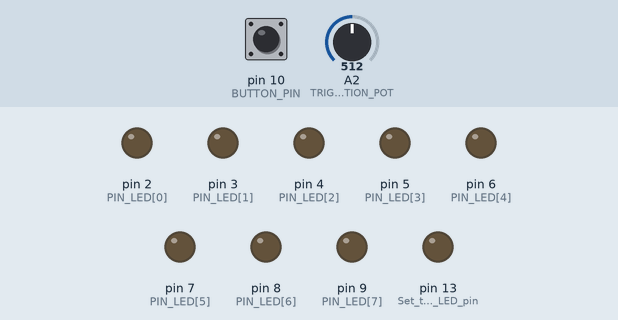
The sketch below on a simulated Arduino Uno, built with avr-gcc and run on an emulated ATmega328P. Shown: output pins drawn as LEDs (lit = HIGH). The inputs (shaded band) are chosen by the test bench; at power-on: pin 10 (BUTTON_PIN) HIGH, A2 (TRIGGER_DURATION_POT) = 512. MIDI output is not drawn; random numbers use the default seed unless the sketch sets one.

Above: at 1.2 s.
1.3 s: pin 10 (BUTTON_PIN) pulled LOW for 0.15 s
At 2.3 s:
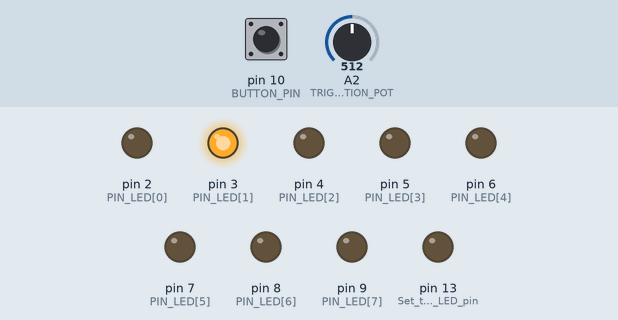
2.9 s: pin 10 (BUTTON_PIN) pulled LOW for 1 s
At 3.5 s:
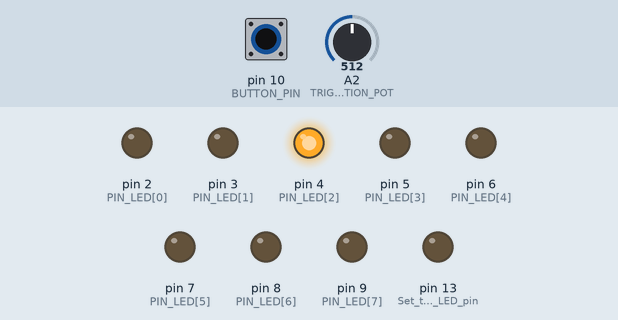
5.4 s: pin 10 (BUTTON_PIN) pulled LOW for 0.15 s
At 6.6 s:
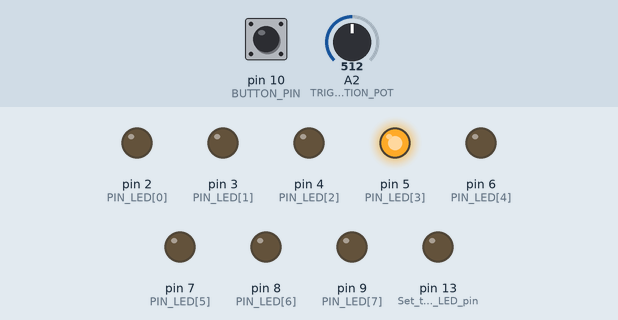
7.0 s: pin 10 (BUTTON_PIN) pulled LOW for 3.2 s
At 7.9 s:
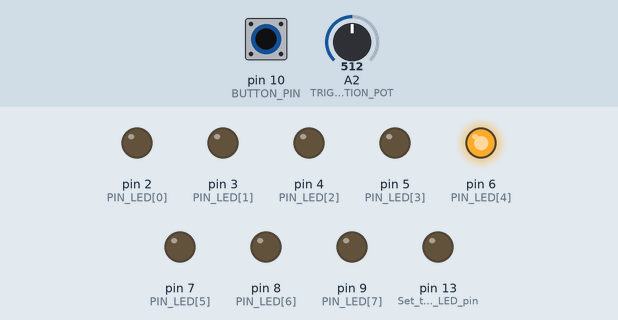
11.7 s: pin 10 (BUTTON_PIN) pulled LOW for 0.15 s
At 12.6 s:
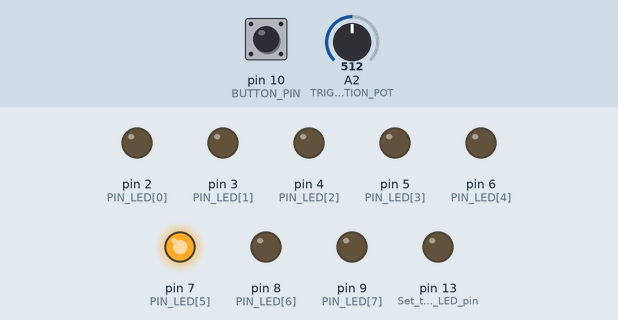
13.3 s: pin 10 (BUTTON_PIN) pulled LOW for 1 s
At 13.9 s:
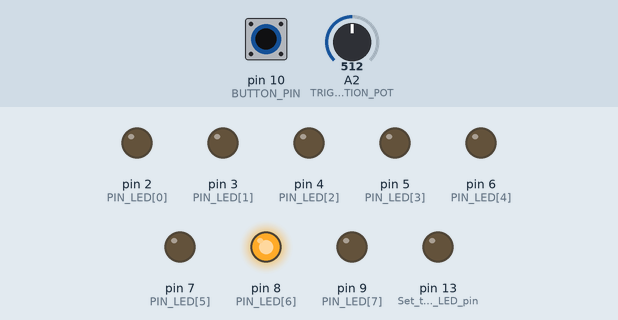
Timing chart, 0 to 16.3 s (numbered marks = the images above; inputs shaded):
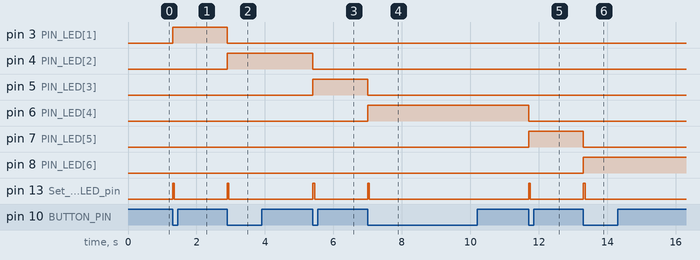

The sketch:

MIDI_8_SEQUENCER_V1_03.ino
```cpp
#include <MIDI.h>

// Define the number of LEDs and their connected pins
#define NUM_OF_LEDS 8
int PIN_LED[NUM_OF_LEDS] = {2, 3, 4, 5, 6, 7, 8, 9};

// Define pins for potentiometers and button
#define PIN_CLOCK_POT A0
#define PIN_STEP_POT A1
#define BUTTON_PIN 10
#define TRIGGER_DURATION_POT A2  // Potentiometer for adjusting trigger duration

// Define clock divisions for BPM adjustments
#define NUM_OF_CLOCK_DIVISIONS 5
int clock_division[] = {1, 3, 6, 12, 24};

// Sequencer state variables
int clock_counter = 0;
int step_counter = 0;
int play_mode = 0;
bool is_playing = false;
bool pingpong_direction = true;

// Trigger duration for LED in milliseconds
unsigned long trigger_duration = 20; // default 20ms, adjustable

// LED blink duration and timing variables in milliseconds
unsigned long lastBlinkTime = 0;
bool isBlinking = false;

// MIDI handling setup
MIDI_CREATE_DEFAULT_INSTANCE();

void setup() {
    for (int i = 0; i < NUM_OF_LEDS; i++) {
        pinMode(PIN_LED[i], OUTPUT);
    }
    pinMode(BUTTON_PIN, INPUT_PULLUP);
    pinMode(TRIGGER_DURATION_POT, INPUT);  // Set the new potentiometer pin as input
    pinMode(13, OUTPUT); // Set the built-in LED pin as an output

    MIDI.begin(MIDI_CHANNEL_OMNI);
    MIDI.setHandleClock(message_clock);
    MIDI.setHandleStart(message_start);
    MIDI.setHandleStop(message_stop);
}

void loop() {
    MIDI.read();

    static bool lastButtonState = HIGH;
    bool buttonState = digitalRead(BUTTON_PIN);

    if (lastButtonState != buttonState && buttonState == LOW) {
        if (is_playing) {
            play_mode = (play_mode + 1) % 4;
            if (play_mode == 2) pingpong_direction = true;
        } else {
            step_counter = (step_counter + 1) % NUM_OF_LEDS;
            light_up_current_step();
        }
    }
    lastButtonState = buttonState;

    // Read the trigger duration potentiometer
    int durationPotValue = analogRead(TRIGGER_DURATION_POT);
    trigger_duration = map(durationPotValue, 0, 1023, 1, 100);  // Adjust trigger duration from 1ms to 100ms

    if (isBlinking && millis() - lastBlinkTime >= trigger_duration) {
        digitalWrite(13, LOW); // Turn off the built-in LED
        isBlinking = false;
    }
}

void light_up_current_step() {
    for (int i = 0; i < NUM_OF_LEDS; i++) {
        digitalWrite(PIN_LED[i], (i == step_counter) ? HIGH : LOW);
    }
    digitalWrite(13, HIGH); // Turn on the built-in LED
    lastBlinkTime = millis(); // Update the last blink time
    isBlinking = true; // Set blinking state to true
}

void message_clock() {
    int step_pot_value = analogRead(PIN_STEP_POT);
    int step_pot_mapped = map(step_pot_value, 0, 1023, 1, NUM_OF_LEDS);
    int clock_pot_value = analogRead(PIN_CLOCK_POT);
    int clock_pot_mapped = map(clock_pot_value, 0, 1023, NUM_OF_CLOCK_DIVISIONS - 1, 0);
    int clock_pot_selected = clock_division[clock_pot_mapped];

    if (clock_counter % clock_pot_selected == 0) {
        if (is_playing) {
            switch (play_mode) {
                case 1: // Reverse
                    step_counter = (step_counter - 1 + step_pot_mapped) % step_pot_mapped;
                    break;
                case 2: // Ping-Pong
                    step_counter += (pingpong_direction ? 1 : -1);
                    if (step_counter >= step_pot_mapped - 1 || step_counter <= 0)
                        pingpong_direction = !pingpong_direction;
                    step_counter = constrain(step_counter, 0, step_pot_mapped - 1);
                    break;
                case 3: // Random
                    step_counter = random(0, step_pot_mapped);
                    break;
                default: // Forward
                    step_counter = (step_counter + 1) % step_pot_mapped;
                    break;
            }
        }
        light_up_current_step();
    }
    clock_counter++;
}

void message_start() {
    is_playing = true;
    step_counter = 0;
    clock_counter = 0;
    pingpong_direction = true;
    light_up_current_step();
}

void message_stop() {
    is_playing = false;
    for (int i = 0; i < NUM_OF_LEDS; i++) {
        digitalWrite(PIN_LED[i], LOW); // Turn off all LEDs
    }
}
```

Measured:
- after the input at 1.3 s, pin 3 (PIN_LED[1]): LOW → HIGH at once; pin 13 (Set_the_built-in_LED_pin): LOW → HIGH at once, → LOW 0.05 s later
- after the input at 2.9 s, pin 3 (PIN_LED[1]): HIGH → LOW at once; pin 4 (PIN_LED[2]): LOW → HIGH at once; pin 13 (Set_the_built-in_LED_pin): LOW → HIGH at once, → LOW 0.05 s later
- after the input at 5.4 s, pin 4 (PIN_LED[2]): HIGH → LOW at once; pin 5 (PIN_LED[3]): LOW → HIGH at once; pin 13 (Set_the_built-in_LED_pin): LOW → HIGH at once, → LOW 0.05 s later
- after the input at 7.0 s, pin 5 (PIN_LED[3]): HIGH → LOW at once; pin 6 (PIN_LED[4]): LOW → HIGH at once; pin 13 (Set_the_built-in_LED_pin): LOW → HIGH at once, → LOW 0.05 s later
- after the input at 11.7 s, pin 6 (PIN_LED[4]): HIGH → LOW at once; pin 7 (PIN_LED[5]): LOW → HIGH at once; pin 13 (Set_the_built-in_LED_pin): LOW → HIGH at once, → LOW 0.05 s later
- after the input at 13.3 s, pin 7 (PIN_LED[5]): HIGH → LOW at once; pin 8 (PIN_LED[6]): LOW → HIGH at once; pin 13 (Set_the_built-in_LED_pin): LOW → HIGH at once, → LOW 0.05 s later
